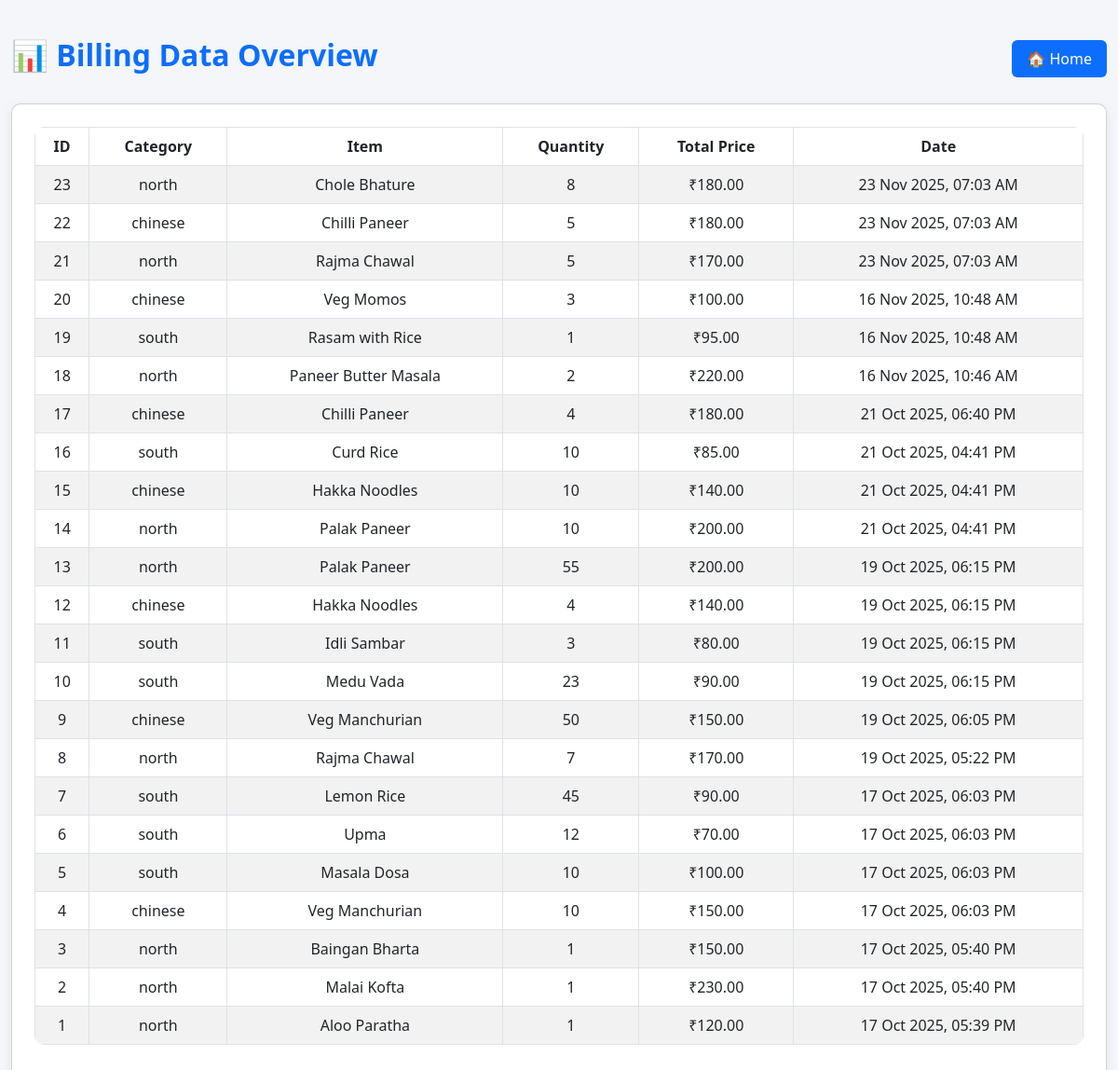
/adminpreviousdata/, run on the app's committed database.
### database/models.py (models this page shows)
class Billing(models.Model):
    category = models.CharField(max_length=100)
    dish = models.CharField(max_length=100)
    qty = models.PositiveIntegerField()
    price = models.DecimalField(max_digits=10, decimal_places=2)
    total = models.DecimalField(max_digits=10, decimal_places=2)
    date = models.DateTimeField(auto_now_add=True)

### invosphere/views.py (the view)
# urls.py: path('adminpreviousdata/', views.adminpreviousdata, name='adminpreviousdata'),
def adminpreviousdata(request):
    bills = Billing.objects.all().order_by('-date')
    return render(request, 'data.html', {'bills': bills})

### templates/data.html (shortened to what this page needs)
{% load static %}
<!DOCTYPE html>
<html lang="en">
<head>
    <link href="https://cdn.jsdelivr.net/npm/bootstrap@5.3.0/dist/css/bootstrap.min.css" rel="stylesheet">
</head>
<body>
<div class="container">
    <div class="header">
        <h2 class="fw-bold text-primary">📊 Billing Data Overview</h2>
        <a href="/" class="home-btn">🏠 Home</a>
    </div>
    <div class="card p-4">
        <div class="table-responsive">
            <table class="table table-striped table-bordered align-middle">
                <thead>
                    <tr>
                        <th>ID</th>
                        <th>Category</th>
                        <th>Item</th>
                        <th>Quantity</th>
                        <th>Total Price</th>
                        <th>Date</th>
                    </tr>
                </thead>
                <tbody>
                    {% for bill in bills %}
                    <tr>
                        <td>{{ bill.id }}</td>
                        <td>{{ bill.category }}</td>
                        <td>{{ bill.dish }}</td>
                        <td>{{ bill.qty }}</td>
                        <td>₹{{ bill.price }}</td>
                        <td>{{ bill.date|date:"d M Y, h:i A" }}</td>
                    </tr>
                    {% empty %}
                    <tr>
                        <td colspan="7" class="text-center text-muted">No records found</td>
                    </tr>
                    {% endfor %}
                </tbody>
            </table>
        </div>
    </div>
</div>
</body>
</html>

### templates/data.html (style rules this page uses)
body { background-color: #f4f6f9; font-family: 'Segoe UI', Tahoma, Geneva, Verdana, sans-serif; }
.container { margin-top: 40px; max-width: 1200px; }
.header { display: flex; justify-content: space-between; align-items: center; margin-bottom: 25px; }
.home-btn { background-color: #0d6efd; color: white; border: none; border-radius: 6px; padding: 8px 16px; text-decoration: none; transition: 0.3s; }
.card { border-radius: 10px; box-shadow: 0 4px 12px rgba(0, 0, 0, 0.08); }
table { border-radius: 10px; overflow: hidden; }
th { background-color: #0d6efd; color: white; text-align: center; }
td { vertical-align: middle; text-align: center; }

### data on the page
Billing: id "23", category "north", dish "Chole Bhature", qty "8", price "180.00", date "23 Nov 2025, 07:03 AM"
Billing: id "22", category "chinese", dish "Chilli Paneer", qty "5", price "180.00", date "23 Nov 2025, 07:03 AM"
Billing: id "21", category "north", dish "Rajma Chawal", qty "5", price "170.00", date "23 Nov 2025, 07:03 AM"
Billing: id "20", category "chinese", dish "Veg Momos", qty "3", price "100.00", date "16 Nov 2025, 10:48 AM"
Billing: id "19", category "south", dish "Rasam with Rice", qty "1", price "95.00", date "16 Nov 2025, 10:48 AM"
Billing: id "18", category "north", dish "Paneer Butter Masala", qty "2", price "220.00", date "16 Nov 2025, 10:46 AM"
Billing: id "17", category "chinese", dish "Chilli Paneer", qty "4", price "180.00", date "21 Oct 2025, 06:40 PM"
Billing: id "16", category "south", dish "Curd Rice", qty "10", price "85.00", date "21 Oct 2025, 04:41 PM"
Billing: id "15", category "chinese", dish "Hakka Noodles", qty "10", price "140.00", date "21 Oct 2025, 04:41 PM"
Billing: id "14", category "north", dish "Palak Paneer", qty "10", price "200.00", date "21 Oct 2025, 04:41 PM"
Billing: id "13", category "north", dish "Palak Paneer", qty "55", price "200.00", date "19 Oct 2025, 06:15 PM"
Billing: id "12", category "chinese", dish "Hakka Noodles", qty "4", price "140.00", date "19 Oct 2025, 06:15 PM"
Billing: id "11", category "south", dish "Idli Sambar", qty "3", price "80.00", date "19 Oct 2025, 06:15 PM"
Billing: id "10", category "south", dish "Medu Vada", qty "23", price "90.00", date "19 Oct 2025, 06:15 PM"
Billing: id "9", category "chinese", dish "Veg Manchurian", qty "50", price "150.00", date "19 Oct 2025, 06:05 PM"
Billing: id "8", category "north", dish "Rajma Chawal", qty "7", price "170.00", date "19 Oct 2025, 05:22 PM"
Billing: id "7", category "south", dish "Lemon Rice", qty "45", price "90.00", date "17 Oct 2025, 06:03 PM"
Billing: id "6", category "south", dish "Upma", qty "12", price "70.00", date "17 Oct 2025, 06:03 PM"
Billing: id "5", category "south", dish "Masala Dosa", qty "10", price "100.00", date "17 Oct 2025, 06:03 PM"
Billing: id "4", category "chinese", dish "Veg Manchurian", qty "10", price "150.00", date "17 Oct 2025, 06:03 PM"
Billing: id "3", category "north", dish "Baingan Bharta", qty "1", price "150.00", date "17 Oct 2025, 05:40 PM"
Billing: id "2", category "north", dish "Malai Kofta", qty "1", price "230.00", date "17 Oct 2025, 05:40 PM"
Billing: id "1", category "north", dish "Aloo Paratha", qty "1", price "120.00", date "17 Oct 2025, 05:39 PM"
